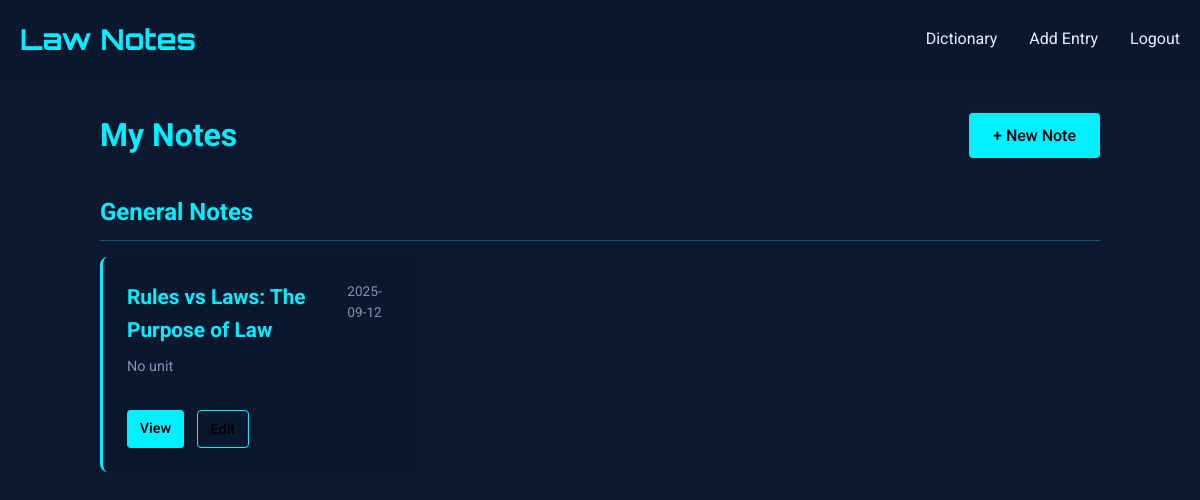
The app's page /notes (signed in), older data.
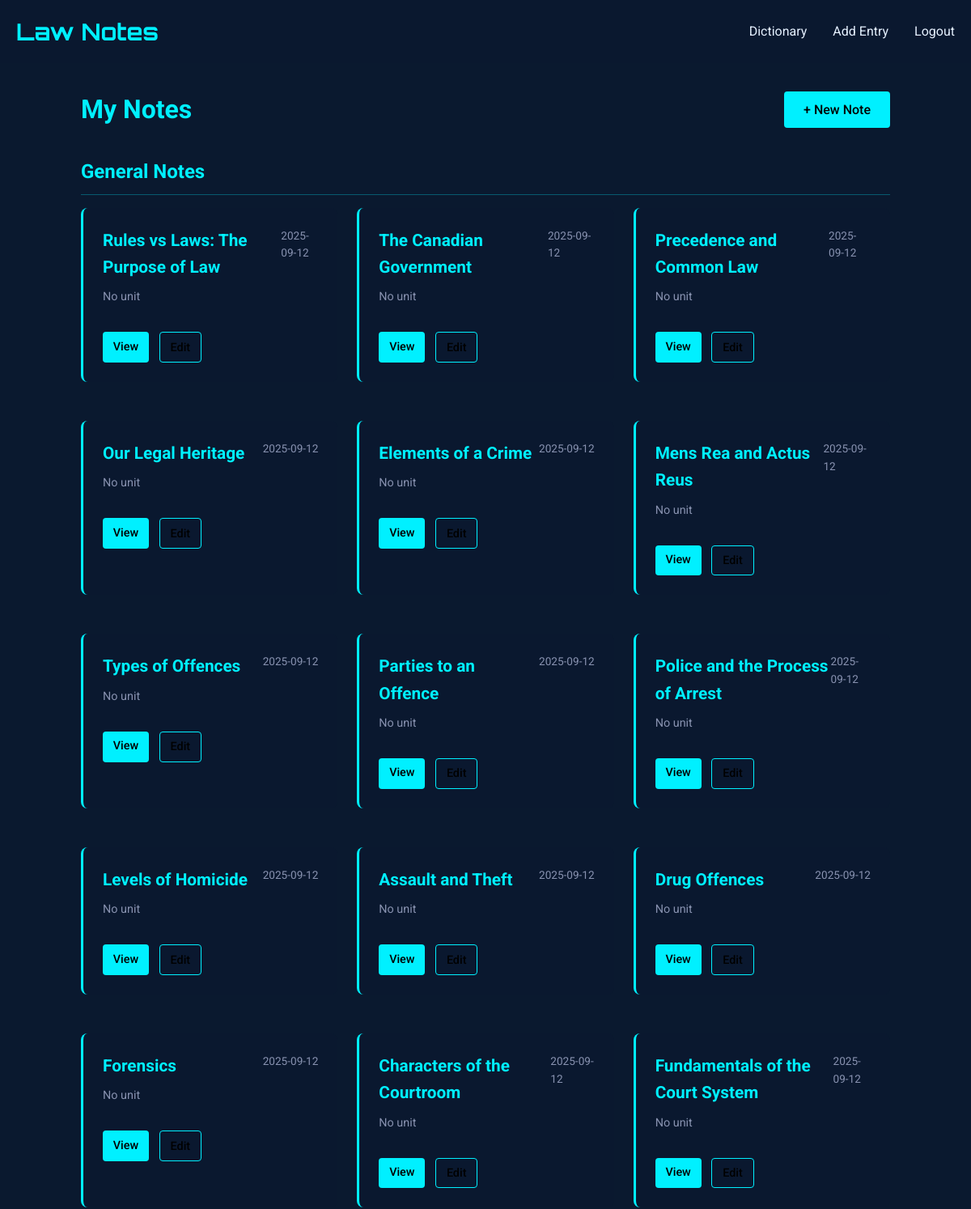
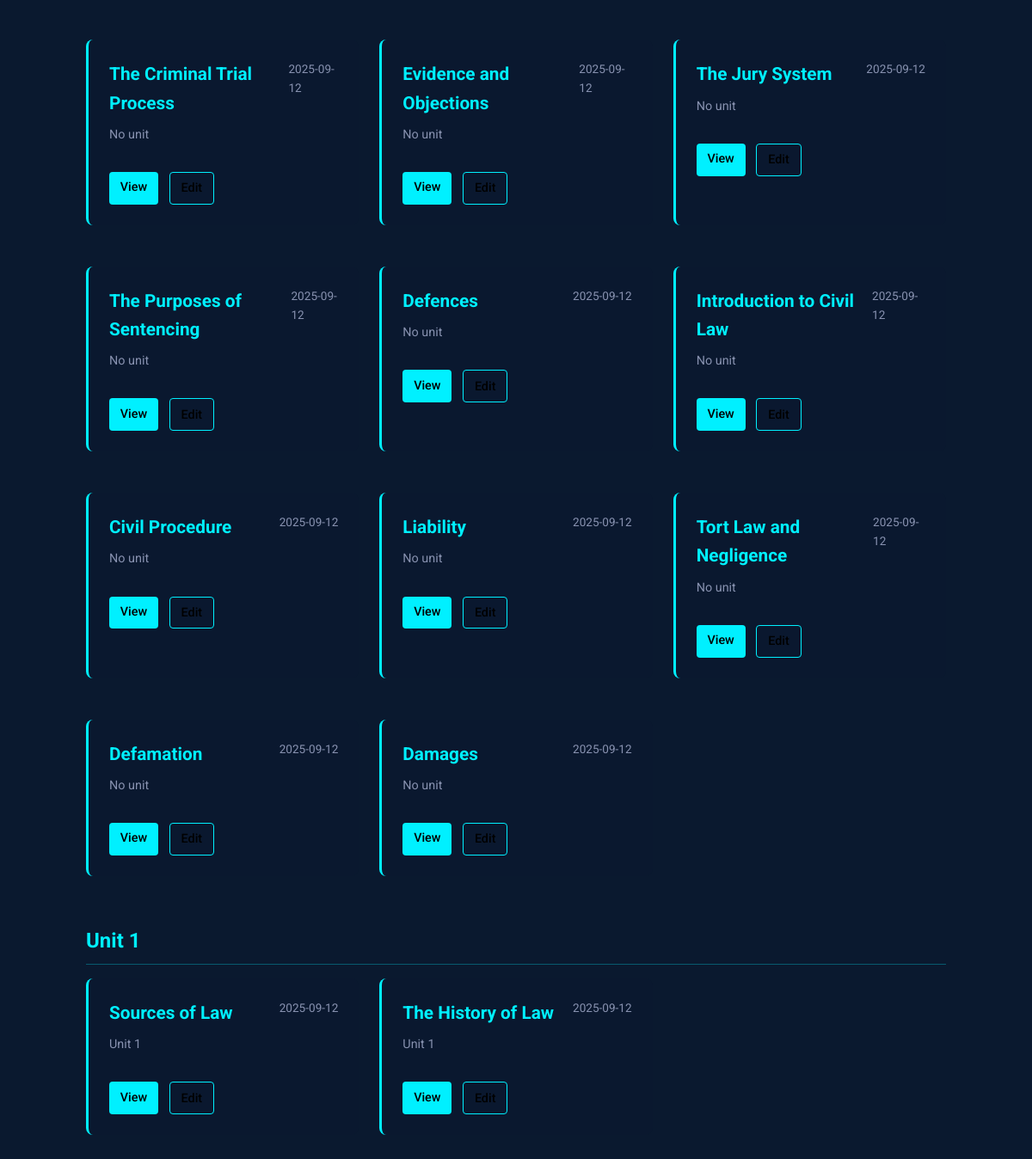
The same page, newer data (2 pictures, top to bottom).
### tables this page shows
CREATE TABLE notes (
    id INTEGER PRIMARY KEY AUTOINCREMENT,
    title TEXT NOT NULL,                -- short title for the note
    content TEXT NOT NULL,              -- the full note text
    unit_number INTEGER,                -- optional: to group with course units
    tags TEXT,                          -- comma-separated or JSON for filtering/search
    related_entries TEXT,               -- store glossary ids (e.g., "1,4,5") for cross-linking
    created_at TIMESTAMP DEFAULT CURRENT_TIMESTAMP,
    last_updated TIMESTAMP DEFAULT CURRENT_TIMESTAMP,
    views INTEGER DEFAULT 0,            -- track popularity
    is_favorite BOOLEAN DEFAULT 0,      -- quick flag for starred notes
    comments TEXT                       -- optional: your own thoughts or annotations
);

### notes_routes.py (the view)
@notes_bp.route('')
def index():
    if not session.get("name"):
        return redirect("/auth/login")
    db = SQL("sqlite:///notes.db")
    notes = db.execute("""
        SELECT id, title, unit_number,
               strftime('%Y-%m-%d', created_at) as created_date,
               strftime('%Y-%m-%d', last_updated) as last_updated,
               is_favorite
        FROM notes
        ORDER BY last_updated DESC
    """)
    notes_by_unit = {}
    for note in notes:
        unit = note.get('unit_number', 'Ungrouped')
        if unit not in notes_by_unit:
            notes_by_unit[unit] = []
        notes_by_unit[unit].append(note)
    return render_template('notes/index.html',
                         notes_by_unit=notes_by_unit)

### sql.py (called while the page is built)
def _enable_logging(f):
    import logging
    import functools
    import os
    @functools.wraps(f)
    def decorator(*args, **kwargs):
        try:
            import flask
        except ModuleNotFoundError:
            return f(*args, **kwargs)
        disabled = logging.getLogger("cs50").disabled
        if flask.current_app and os.getenv("FLASK_ENV") == "development":
            logging.getLogger("cs50").disabled = False
        try:
            return f(*args, **kwargs)
        finally:
            logging.getLogger("cs50").disabled = disabled
    return decorator

    def __del__(self):
        self._disconnect()

    def _disconnect(self):
        if hasattr(_data, self._name()):
            getattr(_data, self._name()).close()
            delattr(_data, self._name())

    def _name(self):
        return str(hash(self))

        def connect(dbapi_connection, connection_record):
            try:
                if isinstance(
                    dbapi_connection, sqlite3.Connection
                ):  # If back end is sqlite
                    cursor = dbapi_connection.cursor()
                    cursor.execute("PRAGMA foreign_keys=ON")
                    cursor.close()
            except:
                pass

### templates/notes/index.html (shortened to what this page needs)
{% extends "notes/base.html" %}
{% block content %}
<div class="container" style="max-width: 1000px; margin: 0 auto;">
    <div style="display: flex; justify-content: space-between; align-items: center; margin-bottom: 2rem;">
        <h1 style="color: var(--primary); margin: 0;">
            My Notes
        </h1>
        <a href="{{ url_for('notes.add_note') }}" class="btn" style="background: var(--primary); color: #000; text-decoration: none;">
            + New Note
        </a>
    </div>
    {% if not notes_by_unit %}
        <div class="card" style="background: rgba(10, 25, 47, 0.7); padding: 2rem; text-align: center;">
            <p style="color: #8892b0; margin: 0;">
                You don't have any notes yet. <a href="{{ url_for('notes.add_note') }}" style="color: var(--primary);">Create your first note</a> to get started.
            </p>
        </div>
    {% else %}
        {% for unit, notes in notes_by_unit.items() %}
            <h2 class="unit-header">
                {% if unit %}
                    Unit {{ unit }}
                {% else %}
                    General Notes
                {% endif %}
            </h2>
            <div class="notes-grid" style="display: grid; grid-template-columns: repeat(auto-fill, minmax(300px, 1fr)); gap: 1.5rem;">
                {% for note in notes %}
                    <div class="note-card">
                        <div style="display: flex; justify-content: space-between; align-items: flex-start;">
                            <h3 class="note-title">
                                {{ note.title }}
                            </h3>
                            <span class="note-date" style="color: #8892b0; font-size: 0.85rem;">
                                {{ note.last_updated or note.created_date }}
                            </span>
                        </div>
                        <div class="note-meta">
                            {% if note.unit_number %}
                                <span>Unit {{ note.unit_number }}</span>
                            {% else %}
                                <span>No unit</span>
                            {% endif %}
                        </div>
                        <div class="note-actions">
                            <a href="{{ url_for('notes.view_note', note_id=note.id) }}" class="btn" style="padding: 0.4rem 0.8rem; font-size: 0.9rem;">
                                View
                            </a>
                            <a href="{{ url_for('notes.edit_note', note_id=note.id) }}" class="btn" style="padding: 0.4rem 0.8rem; font-size: 0.9rem; background: transparent; border: 1px solid var(--primary);">
                                Edit
                            </a>
                        </div>
                    </div>
                {% endfor %}
            </div>
        {% endfor %}
    {% endif %}
</div>
{% endblock %}

### templates/notes/base.html (shortened to what this page needs)
{% extends "dictionary/base.html" %}

### templates/dictionary/base.html (shortened to what this page needs)
<!DOCTYPE html>
<html lang="en">
<head>
</head>
<body>
    <header>
        <div class="container">
            <div class="header-content">
                <a href="{{ url_for('dictionary.index') }}" class="logo">Law Notes</a>
                <nav class="nav-links">
                    <a href="{{ url_for('dictionary.index') }}" class="nav-link">Dictionary</a>
                    {% if session.get("name") %}
                    <a href="{{ url_for('dictionary.add_entry') }}" class="nav-link">Add Entry</a>
                    <a href="/auth/logout" class="nav-link">Logout</a>
                    {% endif %}
                </nav>
            </div>
        </div>
    </header>
    <main class="container" style="padding: 2rem 0;">
        {% block content %}{% endblock %}
    </main>
</body>
</html>

### templates/dictionary/base.html (style rules this page uses)
:root { --primary: #00f0ff; --bg-dark: #0a192f; --text: #e6f1ff; --success: #2ecc71; --error: #e74c3c; }
body { font-family: 'Roboto', sans-serif; background-color: var(--bg-dark); color: var(--text); line-height: 1.6; margin: 0; padding: 0; }
.container { max-width: 1200px; margin: 0 auto; padding: 0 20px; }
header { background: rgba(10, 25, 47, 0.9); padding: 1rem 0; }
.header-content { display: flex; justify-content: space-between; align-items: center; }
.logo { font-family: 'Orbitron', sans-serif; font-size: 1.8rem; color: var(--primary); text-decoration: none; font-weight: 700; }
.nav-links { display: flex; gap: 2rem; }
.nav-link { color: var(--text); text-decoration: none; transition: color 0.3s; }
.btn { display: inline-block; padding: 0.6rem 1.5rem; background: var(--primary); color: #000; border: none; border-radius: 4px; cursor: pointer; text-decoration: none; font-weight: 500; transition: all 0.3s; }

### templates/notes/base.html (style rules this page uses)
.note-card { background: rgba(10, 25, 47, 0.7); border-radius: 8px; padding: 1.5rem; margin-bottom: 1.5rem; transition: transform 0.3s, box-shadow 0.3s; border-left: 3px solid var(--primary); }
.note-title { color: var(--primary); margin-top: 0; margin-bottom: 0.5rem; font-size: 1.3rem; }
.note-meta { display: flex; justify-content: space-between; color: #8892b0; font-size: 0.9rem; margin-bottom: 1rem; }
.note-actions { display: flex; gap: 0.8rem; margin-top: 1rem; }
.unit-header { color: var(--primary); margin: 2rem 0 1rem; padding-bottom: 0.5rem; border-bottom: 1px solid rgba(0, 240, 255, 0.3); }

Row changes from the older to the newer data that the page shows:
added notes: title "The Canadian Government", last_updated "2025-09-12", shows "No unit"
added notes: title "Precedence and Common Law", last_updated "2025-09-12", shows "No unit"
added notes: title "Our Legal Heritage", last_updated "2025-09-12", shows "No unit"
added notes: title "Elements of a Crime", last_updated "2025-09-12", shows "No unit"
added notes: title "Mens Rea and Actus Reus", last_updated "2025-09-12", shows "No unit"
added notes: title "Types of Offences", last_updated "2025-09-12", shows "No unit"
added notes: title "Parties to an Offence", last_updated "2025-09-12", shows "No unit"
added notes: title "Police and the Process of Arrest", last_updated "2025-09-12", shows "No unit"
added notes: title "Levels of Homicide", last_updated "2025-09-12", shows "No unit"
added notes: title "Assault and Theft", last_updated "2025-09-12", shows "No unit"
added notes: title "Drug Offences", last_updated "2025-09-12", shows "No unit"
added notes: title "Forensics", last_updated "2025-09-12", shows "No unit"
added notes: title "Characters of the Courtroom", last_updated "2025-09-12", shows "No unit"
added notes: title "Fundamentals of the Court System", last_updated "2025-09-12", shows "No unit"
added notes: title "The Criminal Trial Process", last_updated "2025-09-12", shows "No unit"
added notes: title "Evidence and Objections", last_updated "2025-09-12", shows "No unit"
added notes: title "The Jury System", last_updated "2025-09-12", shows "No unit"
added notes: title "The Purposes of Sentencing", last_updated "2025-09-12", shows "No unit"
added notes: title "Defences", last_updated "2025-09-12", shows "No unit"
added notes: title "Introduction to Civil Law", last_updated "2025-09-12", shows "No unit"
added notes: title "Civil Procedure", last_updated "2025-09-12", shows "No unit"
added notes: title "Liability", last_updated "2025-09-12", shows "No unit"
added notes: title "Tort Law and Negligence", last_updated "2025-09-12", shows "No unit"
added notes: title "Defamation", last_updated "2025-09-12", shows "No unit"
added notes: title "Damages", last_updated "2025-09-12", shows "No unit"
added notes: title "Sources of Law", last_updated "2025-09-12", unit_number "1"
added notes: title "The History of Law", last_updated "2025-09-12", unit_number "1"
Text that changed along with them:
new list line: "Unit 1"
